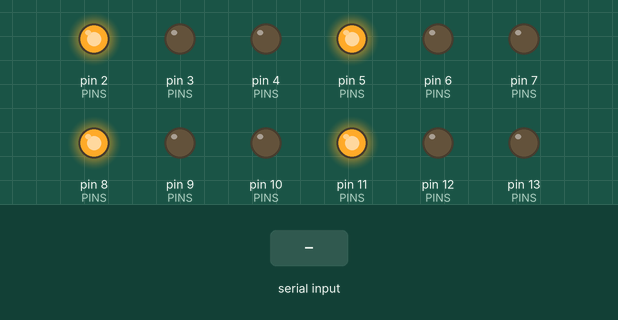
Bench run of a sketch on a simulated Arduino Uno, built with avr-gcc and run on an emulated ATmega328P. Shown: output pins drawn as LEDs (lit = HIGH). The inputs (shaded band) are chosen by the test bench. What the sketch prints to the serial monitor is not drawn.

Above: at 1.2 s.
1.3 s: byte 30 received over Serial
At 1.8 s:
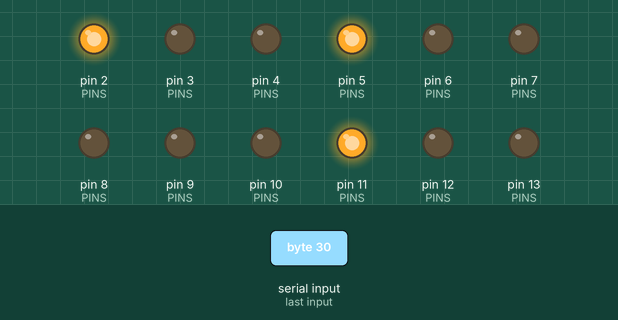
Timing chart, 0 to 4.3 s (numbered marks = the images above; inputs shaded):
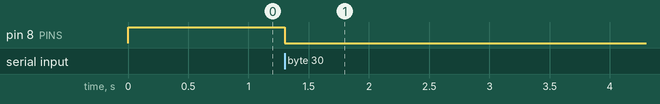

The sketch:

traffic_light_module.ino
```cpp
/*
  Smart Traffic Light Controller - 4 Road Setup
  Compatible with Electrobot / 4-Pin LED Modules (GND, R, Y, G)

  Protocol:
  Receives a single byte via Serial.
  Format: (RoadNum << 4) | ColorCode
  RoadNum: 1, 2, 3, or 4
  ColorCode: 1=Green, 2=Yellow, 3=Red
*/

// --- Pin Definitions ---
// Change these if you use different pins
const int PINS[4][3] = {
  {8, 9, 10},  // Road 1: Red, Yellow, Green
  {2, 3, 4},   // Road 2: Red, Yellow, Green
  {5, 6, 7},   // Road 3: Red, Yellow, Green
  {11, 12, 13} // Road 4: Red, Yellow, Green
};

void setup() {
  Serial.begin(9600);

  // Initialize all pins as OUTPUT and turn them OFF
  for(int r=0; r<4; r++) {
    for(int c=0; c<3; c++) {
      pinMode(PINS[r][c], OUTPUT);
      digitalWrite(PINS[r][c], LOW);
    }
  }

  // Start with all roads RED
  for(int road=1; road<=4; road++) {
    updateHardware(road, 3); // 3 = Red
  }

  Serial.println("Traffic Controller Ready");
}

void loop() {
  if (Serial.available() > 0) {
    byte cmd = Serial.read();

    // Extract road and color from the byte
    int road = (cmd >> 4) & 0x0F;
    int color = cmd & 0x0F;

    // Update the LEDs
    if (road >= 1 && road <= 4) {
      updateHardware(road, color);
    }
  }
}

void updateHardware(int road, int colorCode) {
  int roadIdx = road - 1;
  int pinRed = PINS[roadIdx][0];
  int pinYel = PINS[roadIdx][1];
  int pinGrn = PINS[roadIdx][2];

  // Turn all OFF for this road first (Clear state)
  digitalWrite(pinRed, LOW);
  digitalWrite(pinYel, LOW);
  digitalWrite(pinGrn, LOW);

  // Turn ON the requested color
  if (colorCode == 1)      digitalWrite(pinGrn, HIGH); // Green
  else if (colorCode == 2) digitalWrite(pinYel, HIGH); // Yellow
  else if (colorCode == 3) digitalWrite(pinRed, HIGH); // Red
}
```

Measured:
- after the input at 1.3 s, pin 8 (PINS): HIGH → LOW at once
